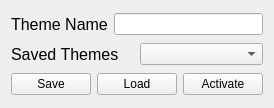
  <widget class="QFrame" name="theme_vert_frame">
   <property name="geometry">
    <rect>
     <x>460</x>
     <y>402</y>
     <width>221</width>
     <height>108</height>
    </rect>
   </property>
   <layout class="QVBoxLayout" name="verticalLayout">
    <item>
     <layout class="QHBoxLayout" name="new_theme_hor_layout">
      <item>
       <widget class="QLabel" name="theme_name_label">
        <property name="font">
         <font>
          <pointsize>12</pointsize>
         </font>
        </property>
        <property name="text">
         <string>Theme Name</string>
        </property>
       </widget>
      </item>
      <item>
       <widget class="QLineEdit" name="theme_name_lineEdit"/>
      </item>
     </layout>
    </item>
    <item>
     <layout class="QHBoxLayout" name="saved_theme_hor_layout">
      <item>
       <widget class="QLabel" name="saved_themes_label">
        <property name="font">
         <font>
          <pointsize>12</pointsize>
         </font>
        </property>
        <property name="text">
         <string>Saved Themes</string>
        </property>
       </widget>
      </item>
      <item>
       <widget class="QComboBox" name="saved_themes_comboBox"/>
      </item>
     </layout>
    </item>
    <item>
     <layout class="QHBoxLayout" name="themes_buttons_hor_layout">
      <item>
       <widget class="QPushButton" name="save_pushButton">
        <property name="text">
         <string>Save</string>
        </property>
        <property name="autoDefault">
         <bool>false</bool>
        </property>
       </widget>
      </item>
      <item>
       <widget class="QPushButton" name="load_pushButton">
        <property name="text">
         <string>Load</string>
        </property>
        <property name="autoDefault">
         <bool>false</bool>
        </property>
       </widget>
      </item>
      <item>
       <widget class="QPushButton" name="pushButton">
        <property name="text">
         <string>Activate</string>
        </property>
       </widget>
      </item>
     </layout>
    </item>
   </layout>
  </widget>
